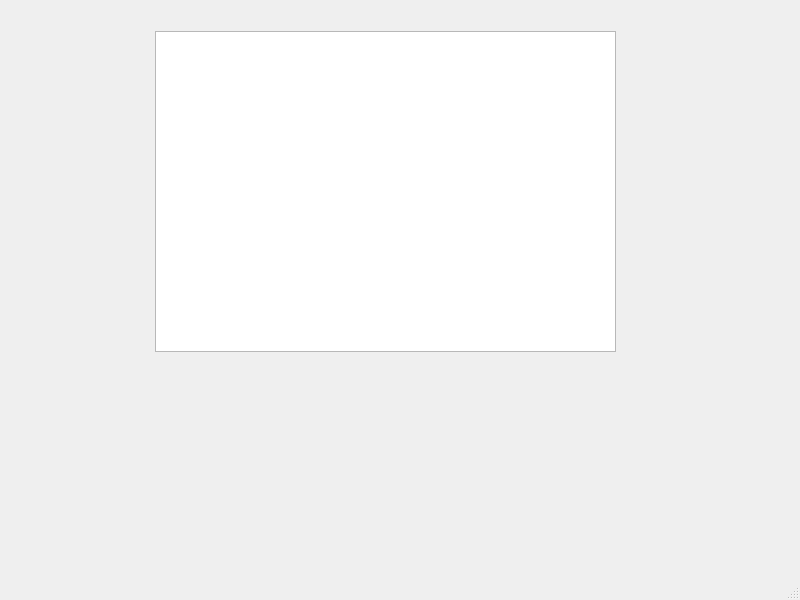
<?xml version="1.0" encoding="UTF-8"?>
<ui version="4.0">
 <class>passwordtablewidget</class>
 <widget class="QMainWindow" name="passwordtablewidget">
  <property name="geometry">
   <rect>
    <x>0</x>
    <y>0</y>
    <width>800</width>
    <height>600</height>
   </rect>
  </property>
  <property name="windowTitle">
   <string>MainWindow</string>
  </property>
  <widget class="QWidget" name="centralwidget">
   <widget class="QTableWidget" name="passwordTableWidget">
    <property name="geometry">
     <rect>
      <x>155</x>
      <y>31</y>
      <width>461</width>
      <height>321</height>
     </rect>
    </property>
   </widget>
  </widget>
  <widget class="QMenuBar" name="menubar">
   <property name="geometry">
    <rect>
     <x>0</x>
     <y>0</y>
     <width>800</width>
     <height>25</height>
    </rect>
   </property>
  </widget>
  <widget class="QStatusBar" name="statusbar"/>
 </widget>
 <resources/>
 <connections/>
</ui>
